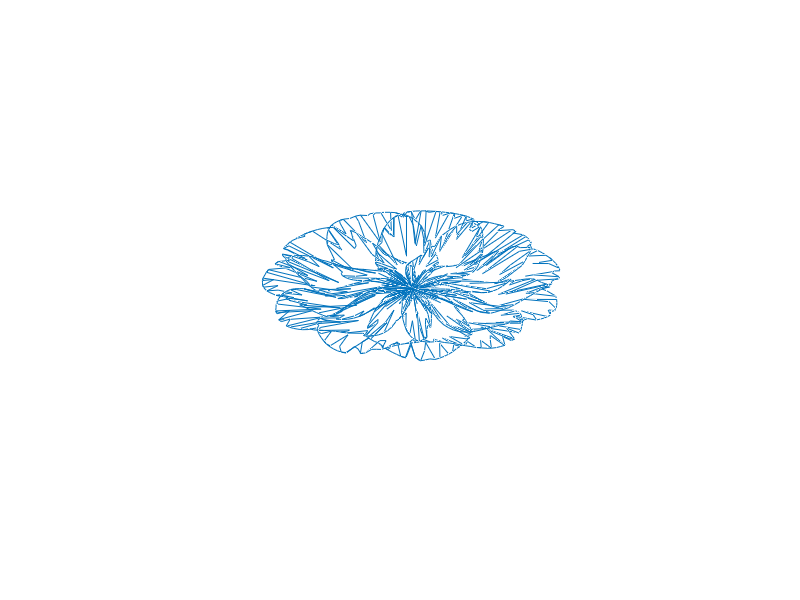
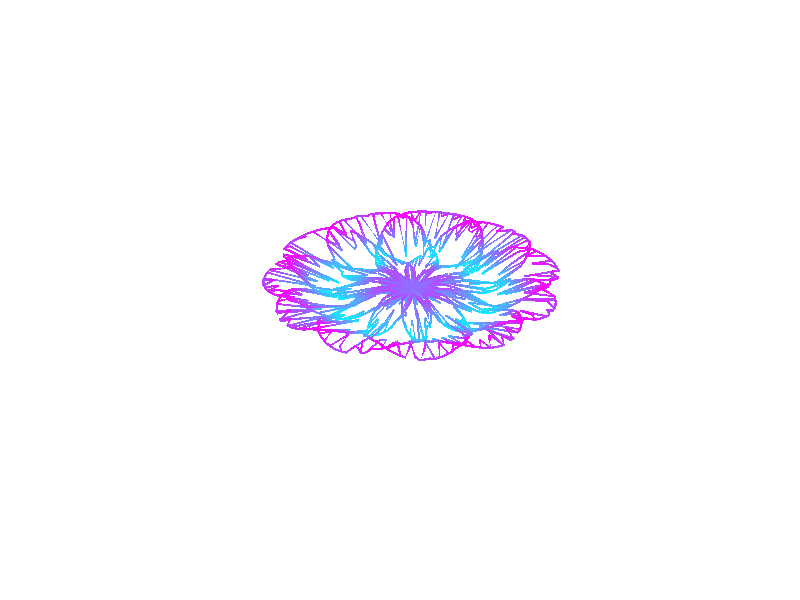

These charts were generated, in order, by the following MATLAB code:
% Chrysanthemum
% Formula taken from Paul Bourke's website 
u = linspace(0,21*pi,2000);
r = 5*(1+sin(11*u/5))-4*sin(17*u/3).^4.*sin(2*cos(3*u)-28*u).^8;
x = r.*cos(u);
y = r.*sin(u);
z = (r/20+0.2).*sin(r*2*pi/7);

figure
line(x,y,z);
axis equal off
view(3)

figure
verts = {[x' y' z']};
h = streamtube(verts,0.15);
shading interp,colormap(cool)
axis off equal
view(3)
